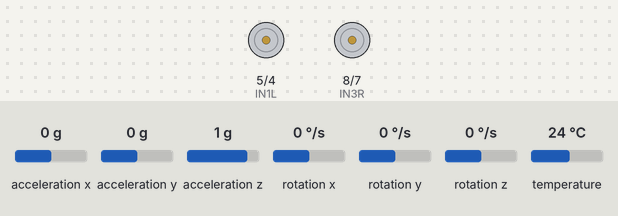
A sketch run on a simulated Arduino Leonardo, built with avr-gcc and run on an emulated ATmega32U4. Shown: motor-driver pin pairs drawn as motors (green arrow = first pin HIGH = forward, orange = second pin HIGH = backward, longer = more drive, scaled by the enable pin). Inputs (shaded band) come from the test bench; at power-on: acceleration x 0 g, acceleration y 0 g, acceleration z 1 g, rotation x 0 °/s, rotation y 0 °/s, rotation z 0 °/s, temperature 24 °C.

Above: at 6.7 s.
At 11.9 s:
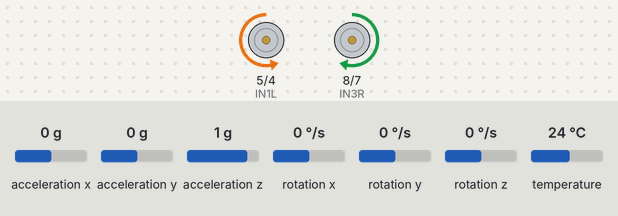
At 16.3 s:
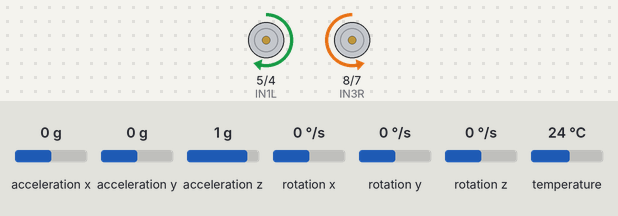
At 18.0 s:
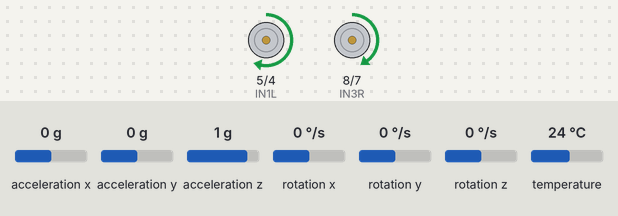
Timing chart, 0 to 20.9 s (numbered marks = the images above):
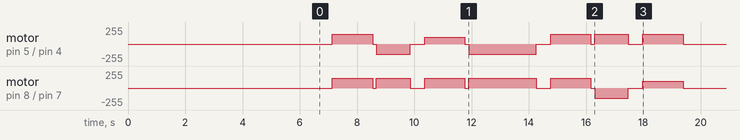

Measured:
- by itself, motor on pin 8 (IN3R) / pin 7 (IN4R): stopped → forward 150/255 at 7.1 s, → stopped 1.4 s later, → forward 150/255 0.13 s later, → stopped 1.2 s later, … (14 changes in this stretch)
- by itself, motor on pin 5 (IN1L) / pin 4 (IN2L): stopped → forward 150/255 at 7.1 s, → stopped 1.4 s later, → backward 150/255 0.13 s later, → stopped 1.2 s later, … (14 changes in this stretch)

The sketch:

robot_3_open_loop_control.ino
```cpp
#include <Arduino.h> // Core Arduino functions
#include <Wire.h>    // I2C communication
#include <Adafruit_MPU6050.h> // MPU6050 sensor library
#include <Adafruit_Sensor.h>  // Sensor base class

// --- Thresholds and constants ---
#define OBSTACLE_THRESHOLD_CM 30
#define MIN_VALID_DISTANCE 5
#define INVALID_READING -1

unsigned long lastSensorReadTime = 0;
const unsigned long SENSOR_INTERVAL = 500; // sensor polling interval (not used actively)

int leftObstacleCounter = 0;
int rightObstacleCounter = 0;

Adafruit_MPU6050 mpu; // MPU6050 IMU object

// --- Robot states for navigation ---
enum RobotState {
  IDLE,
  ROTATING,
  MOVING_FORWARD,
  COMPLETED
};

RobotState currentState = IDLE; // initial state

// --- Hardcoded waypoints (in mm) ---
float waypoints[][2] = {
  {450.0, 0.0},
  {450.0, 450.0},
  {0.0, 450.0},
  {0.0, 0.0}
};

const int totalWaypoints = sizeof(waypoints) / sizeof(waypoints[0]);
int currentWaypointIndex = 0; // index of current target waypoint

// --- Motor Driver (L298N) Pin Assignments ---
const int ENAL = 10;
const int IN1L = 5;
const int IN2L = 4;

const int ENAR = 9;
const int IN3R = 8;
const int IN4R = 7;

// --- Orientation & Position Tracking ---
float yawAngle = 0.0;
float yawBias = 0.0;
unsigned long lastTime = 0;

float targetPos_mm = 0.0;
float targetAngle = 0.0;

float currentX = 0.0;
float currentY = 0.0;

float targetX = 0.0;
float targetY = 0.0;

float x_coord = 0.0;   // Coordinates sent via Bluetooth
float y_coord = 0.0;
bool newTargetReceived = false;  // Flag for Bluetooth waypoint update


// --- Helper: Sets motor direction and PWM ---
void setMotorDirections(int pwmL, int pwmR) {
  if (pwmL >= 0) {
    digitalWrite(IN1L, HIGH); digitalWrite(IN2L, LOW);
  } else {
    digitalWrite(IN1L, LOW); digitalWrite(IN2L, HIGH);
    pwmL = -pwmL;
  }

  if (pwmR >= 0) {
    digitalWrite(IN3R, HIGH); digitalWrite(IN4R, LOW);
  } else {
    digitalWrite(IN3R, LOW); digitalWrite(IN4R, HIGH);
    pwmR = -pwmR;
  }

  delay(10); // short delay before PWM
  analogWrite(ENAL, constrain(pwmL, 0, 255));
  analogWrite(ENAR, constrain(pwmR, 0, 255));
}

// --- Stop all motors ---
void stopMotors() {
  digitalWrite(IN1L, LOW); digitalWrite(IN2L, LOW); analogWrite(ENAL, 0);
  digitalWrite(IN3R, LOW); digitalWrite(IN4R, LOW); analogWrite(ENAR, 0);
}

// --- Compute initial yaw bias from stationary MPU readings ---
void calculateYawBias() {
  float sum = 0.0;
  sensors_event_t a, g, temp;
  for (int i = 0; i < 200; i++) {
    mpu.getEvent(&a, &g, &temp);
    sum += g.gyro.z;
    delay(5);
  }
  yawBias = sum / 200.0;

  Serial1.print("Yaw bias: ");
  Serial1.println(yawBias, 6);

  lastTime = millis(); // for drift correction in future (unused here)
}

// --- Ultrasonic distance measurement (not used) ---
long getDistanceCM(int trigPin, int echoPin) {
  digitalWrite(trigPin, LOW);
  delayMicroseconds(2);
  digitalWrite(trigPin, HIGH);
  delayMicroseconds(10);
  digitalWrite(trigPin, LOW);

  long duration = pulseIn(echoPin, HIGH, 40000); // 40ms timeout
  long distance = duration * 0.034 / 2.0;

  if (distance < MIN_VALID_DISTANCE || duration == 0) {
    return INVALID_READING;
  }

  return distance;
}

// --- Arduino Setup ---
void setup() {
  Wire.begin();
  Serial1.begin(9600); // For Bluetooth via HC-05
  Serial1.println("Arduino: HC-05 Ready for Data Streaming!");

  // Motor pin setup
  pinMode(ENAL, OUTPUT); pinMode(IN1L, OUTPUT); pinMode(IN2L, OUTPUT);
  pinMode(ENAR, OUTPUT); pinMode(IN3R, OUTPUT); pinMode(IN4R, OUTPUT);

  // MPU6050 initialization
  if (!mpu.begin()) {
    Serial1.println("MPU6050 init failed!");
    while (1);
  }

  mpu.setAccelerometerRange(MPU6050_RANGE_8_G);
  mpu.setGyroRange(MPU6050_RANGE_250_DEG);
  mpu.setFilterBandwidth(MPU6050_BAND_21_HZ);

  stopMotors(); // ensure robot starts stationary
  delay(5000);  // wait before starting to allow placement
  calculateYawBias(); // get initial gyro offset

  lastTime = millis();
  Serial1.println("Setup done.");
}

// --- Main Loop: State machine for waypoint navigation ---
void loop() {
  unsigned long now = millis();

  switch (currentState) {
    case IDLE:
      if (currentWaypointIndex < totalWaypoints) {
        // Get next target coordinates
        x_coord = waypoints[currentWaypointIndex][0];
        y_coord = waypoints[currentWaypointIndex][1];

        Serial1.print("x_coord: ");
        Serial1.print(x_coord);
        Serial1.print(" | y_coord: ");
        Serial1.println(y_coord);

        getPolar(x_coord, y_coord); // compute angle and distance
      } else {
        currentState = COMPLETED;
      }
      break;

    case ROTATING:
      controlRotation(); // turn toward target
      break;

    case MOVING_FORWARD:
      controlForward();  // move toward target
      break;

    case COMPLETED:
      stopMotors();
      currentState = IDLE; // move to next waypoint
      break;
  }
}

// --- Parses incoming coordinates via Bluetooth (unused here) ---
void receiveCoordinates() {
  static String inputString = "";
  while (Serial1.available()) {
    char inChar = Serial1.read();
    if (inChar == '\n') {
      int commaIndex = inputString.indexOf(',');
      if (commaIndex != -1) {
        x_coord = inputString.substring(0, commaIndex).toFloat();
        y_coord = inputString.substring(commaIndex + 1).toFloat();
        newTargetReceived = true;
        Serial1.print("Received from laptop: ");
        Serial1.print(x_coord);
        Serial1.print(", ");
        Serial1.println(y_coord);
      }
      inputString = "";
    } else {
      inputString += inChar;
    }
  }
}

// --- Converts target (x, y) into polar (angle, distance) ---
void getPolar(float x, float y) {
  targetX = x;
  targetY = y;

  float deltaX = targetX - currentX;
  float deltaY = targetY - currentY;

  currentX = targetX;
  currentY = targetY;

  targetPos_mm = sqrt(deltaX * deltaX + deltaY * deltaY);
  targetAngle = atan2(deltaY, deltaX);

  Serial1.print("New target: (");
  Serial1.print(x);
  Serial1.print(", ");
  Serial1.print(y);
  Serial1.print(") Distance: ");
  Serial1.print(targetPos_mm);
  Serial1.print("mm, Angle: ");
  Serial1.print(targetAngle * 180.0 / PI);
  Serial1.println(" degrees");

  currentState = ROTATING;
  delay(50);
}

// --- Open-loop rotation: estimate time using fixed angular speed ---
void controlRotation() {
  float targetAngleDeg = targetAngle * 180.0 / PI;
  float rotationDuration = abs(targetAngleDeg) / 76.0 * 1000.0; // empirical rotation rate: 76 deg/sec

  int pwm = 150;
  if (targetAngleDeg < 0) {
    setMotorDirections(pwm, -pwm); // clockwise
  } else {
    setMotorDirections(-pwm, pwm); // counter-clockwise
  }

  Serial1.print("Rotating ");
  Serial1.print(targetAngleDeg);
  Serial1.print(" degrees. Estimated time: ");
  Serial1.print(rotationDuration);
  Serial1.println(" ms");

  delay((unsigned long)rotationDuration); // open-loop wait
  stopMotors();

  Serial1.println("Rotation complete. Starting forward movement.");
  currentState = MOVING_FORWARD;
  delay(500); // short pause before moving
}

// --- Open-loop forward movement: estimate time using speed ---
void controlForward() {
  float targetDistance_m = targetPos_mm / 1000.0;
  float forwardDuration = targetDistance_m / 0.32 * 1000.0; // speed = 0.32 m/s

  int pwm = 100;

  // Both motors forward
  digitalWrite(IN1L, HIGH); digitalWrite(IN2L, LOW);
  analogWrite(ENAL, pwm);

  digitalWrite(IN3R, HIGH); digitalWrite(IN4R, LOW);
  analogWrite(ENAR, pwm);

  Serial1.print("Moving forward ");
  Serial1.print(targetDistance_m);
  Serial1.print(" m. Estimated time: ");
  Serial1.print(forwardDuration);
  Serial1.println(" ms");

  delay((unsigned long)forwardDuration); // open-loop wait
  stopMotors();

  Serial1.println("Forward movement complete.");
  currentState = COMPLETED;
  currentWaypointIndex++;
}
```
